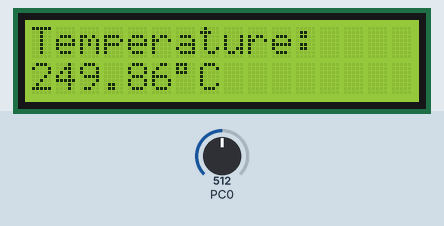
This program was run on a simulated ATmega328P, built with avr-gcc and emulated at 16 MHz. Shown: 16×2 character LCD. Wiring (inferred from the names in the program): character LCD (HD44780): RS PB4; E PB3; data PD5, PD4, PD3, PD2. The test bench sets the inputs (shaded band); at power-on: PC0 = 512.

Above: at 1.3 s.
1.4 s: PC0 set to 716
At 1.8 s:
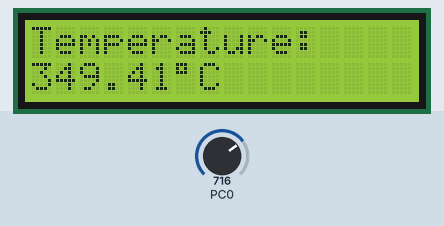
3.0 s: PC0 set to 122
At 3.5 s:
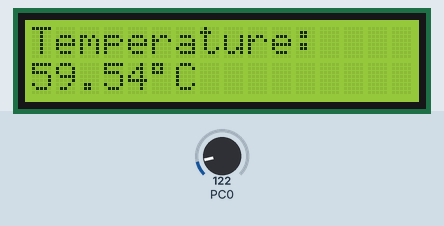
6.0 s: PC0 set to 0
At 6.8 s:
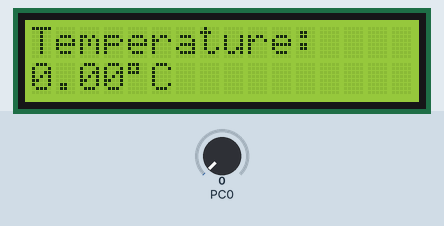
Timing chart, 0 to 9.0 s (numbered marks = the images above; inputs shaded):
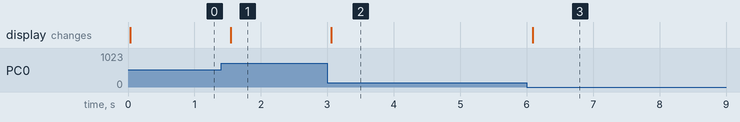

The program:

main.c
```c
/*
 * ADC.c
 *
 * Created: 27-12-2025 19:58:34
 * Author : hafna
 */

#define F_CPU 16000000UL
#include <avr/io.h>
#include<util/delay.h>

void ADC_Init(void)
{

	ADMUX|=(1<<REFS0); //ADC reference voltage 5 v;
	ADCSRA|=(1<<ADEN)|(1<<ADPS2)|(1<<ADPS1)|(1<<ADPS0); // PRESCALAR 128

}
uint16_t ADC_Read(uint8_t channel)
{

channel &=0x07;// limiting the channel to 7
ADMUX = (ADMUX&0XF0)|channel; // CHANNEL SELECTION
ADCSRA|=(1<<ADSC); // START CONVERSION
while(ADCSRA & (1 << ADSC));
return(ADCL|(ADCH<<8));
}
int main(void)
{
	uint16_t adc_value;
	lcd_init();
	ADC_Init();
    /* Replace with your application code */
    while (1)
    {
		adc_value=ADC_Read(0);
		float temp = adc_value*0.488; //Converting adc value to temperature.
		lcd_clear();
		lcd_set_cursor(0,0);
		lcd_print("Temperature:");
		lcd_set_cursor(1,0);
		lcd_print_float(temp);
		lcd_data(0xDF);
		lcd_print("C");
		_delay_ms(500);

    }
}
```

lcd-hello.c
```c
/*
 * lcd_hello.c
 *
 * Created: 18-12-2025 20:22:31
 *  Author: hafna
 */

#include "lcd-hello.h"
#define F_CPU 16000000UL

//  lets start with that enable pulse
static void lcd_enable_pulse(void)
{
	LCD_EN_PORT |=  (1 << LCD_EN_PIN);               // enable pin =1
	_delay_us(1);                                                           // these delay values come from datasheet
	LCD_EN_PORT &= ~(1 << LCD_EN_PIN);                 // enable pin =0
	_delay_us(50); 					// allow LCD to latch
}

// this function sends a nibble to the data pins (b3..b0 -> D7..D4)
static void lcd_send_nibble(uint8_t nib)
{
	// Clear PD2..PD5 by our mapping
	LCD_D_PORT &= ~((1<<LCD_D7_PIN)|(1<<LCD_D6_PIN)|(1<<LCD_D5_PIN)|(1<<LCD_D4_PIN));  // Making all data pins 0 initially

	// now set the pins according to the data/command
	if (nib & 0x8) LCD_D_PORT |= (1<<LCD_D7_PIN);
	if (nib & 0x4) LCD_D_PORT |= (1<<LCD_D6_PIN);
	if (nib & 0x2) LCD_D_PORT |= (1<<LCD_D5_PIN);
	if (nib & 0x1) LCD_D_PORT |= (1<<LCD_D4_PIN);
	lcd_enable_pulse();
}

// this function allows us to send a byte
static void lcd_send_byte(uint8_t value, uint8_t rs)  	  // here we receive data and rs value
{
	if (rs==1)
	{
		LCD_RS_PORT |=  (1<<LCD_RS_PIN);  		 // IT S A Data. SO RS pin =1
	}
	else
	{
		LCD_RS_PORT &= ~(1<<LCD_RS_PIN); 			 // it s a Command. So RS pin0
	}
	lcd_send_nibble(value >> 4);                     // sending upper nibble
	lcd_send_nibble(value & 0x0F);                // sending lower nibble
}

// this function sends commands (instructions)
void lcd_cmd(uint8_t c)
{
	lcd_send_byte(c, 0);
	// Clear (0x01) and Return Home (0x02) need longer delays in write-only mode
	if (c == 0x01 || c == 0x02)
	_delay_ms(2);
}

// This function allows us to send data
void lcd_data(uint8_t d)
{
	lcd_send_byte(d, 1);
}

// this function allows us to set the cursor

void lcd_set_cursor(uint8_t row, uint8_t col)		// receives row and column value 2X16 LCD
{
	uint8_t addr = (row ? 0x40 : 0x00) + (col & 0x0F);	// this is a ternary operator.
	lcd_cmd(0x80 | addr);                                                       // send (80 + addr) as a command.
}


//This function allows us to print a string
void lcd_print(const char *s)
{
	while (*s)             //    every string ends with  \0 . This command checks whether *s=\0
	{
		lcd_data((uint8_t)*s++);
	}
}

// this function allows us to clear the lcd
void lcd_clear(void)
{
	lcd_cmd(0x01);
}

// this function allows us to return the cursor to home
void lcd_home(void)
{
	lcd_cmd(0x02);
}

// this function initialises the lcd. (initialisation sequence from datasheet)

void lcd_init(void)
{
	// Make control and data pins outputs
	LCD_RS_DDR |= (1<<LCD_RS_PIN);           // Setting data direction registers for RS and EN pin
	LCD_EN_DDR |= (1<<LCD_EN_PIN);
	LCD_D_DDR  |= (1<<LCD_D7_PIN)|(1<<LCD_D6_PIN)|(1<<LCD_D5_PIN)|(1<<LCD_D4_PIN); // setting DDR for data pins

	_delay_ms(20);               // power-up wait
	LCD_RS_PORT &= ~(1<<LCD_RS_PIN); 				// RS=0

	//  8-bit wake-up sequence (sent as high nibbles). why nibbles?
	LCD_EN_PORT &= ~(1 << LCD_EN_PIN);   		 // make EN =0 .
	lcd_send_nibble(0x03);
	_delay_ms(5);
	lcd_send_nibble(0x03);
	_delay_us(150);
	lcd_send_nibble(0x03);
	_delay_us(150);

	//Switch to 4-bit
	lcd_send_nibble(0x02);
	_delay_us(150);

	// note that from here onwards its cmd !

	//Function set: 4-bit, 2 lines, 5x8 font
	lcd_cmd(0x28);

	//Display off

	lcd_cmd(0x08);

	//Clear
	lcd_cmd(0x01);

	//Entry mode: increment, no shift
	lcd_cmd(0x06);


	// Display on, cursor off, blink off
	lcd_cmd(0x0C);
}

// function to print integers. (We use recursion)
void lcd_print_uint16(uint16_t v)                                     //        lcd_print_uint1(1432);
{
	if (v >= 10)
	{
		lcd_print_uint16(v / 10);  		                 	 // print higher digits first
	}
	lcd_data('0' + (v % 10));       				// then print the last digit
}

void lcd_print_float(float value)
{
	// Handle negative numbers
	if (value < 0)
	{
		lcd_data('-');
		value = -value;
	}

	// Integer part
	uint16_t int_part = (uint16_t)value;
	lcd_print_uint16(int_part);

	lcd_data('.');

	// Fractional part (2 digits)
	float frac = value - int_part;
	frac = frac * 100.0f;       // scale to 2 decimal places
	uint16_t frac_part = (uint16_t)(frac + 0.5f);  // rounding

	// Handle leading zero after decimal (e.g., 3.05)
	if (frac_part < 10)
	lcd_data('0');

	lcd_print_uint16(frac_part);
}
```

lcd-hello.h
```c
/*
 * lcd_hello.h
 *
 * Created: 18-12-2025 20:22:15
 *  Author: hafna
 */


#ifndef LCD-HELLO_H_
#define LCD-HELLO_H_

#define F_CPU 16000000UL

#include <avr/io.h>
#include <util/delay.h>
#include <stdint.h>

// rs = 12, en = 11, d4 = 5, d5 = 4, d6 = 3, d7 = 2;  This is our connection


// define some macros for the pins used

// for RS pin
#define LCD_RS_PORT   PORTB
#define LCD_RS_DDR    DDRB
#define LCD_RS_PIN    PB4

// for enable pin EN
#define LCD_EN_PORT   PORTB
#define LCD_EN_DDR    DDRB
#define LCD_EN_PIN    PB3

// for data/commands
#define LCD_D_PORT    PORTD
#define LCD_D_DDR     DDRD
#define LCD_D7_PIN    PD2
#define LCD_D6_PIN    PD3
#define LCD_D5_PIN    PD4
#define LCD_D4_PIN    PD5


// now lets declare  our  functions

void lcd_init(void);  					// for initialisation sequence
void lcd_cmd(uint8_t c);				// for commands(instructions
void lcd_data(uint8_t d);				// for data
void lcd_set_cursor(uint8_t row, uint8_t col);		  // for setting cursor(row: 0 or 1, col: 0..15)
void lcd_print(const char *s);				// to print string
void lcd_clear(void);					// to clear_lcd
void lcd_home(void);				// to return cursor to origin (row=0. Column =0)

void lcd_print_uint16(uint16_t v);		// to print an integer value
void lcd_print_float(float value);


#endif /* LCD-HELLO_H_ */
```

Measured:
- after the input at 1.4 s, the display: changes after 0.15 s (image 1)
- after the input at 3.0 s, the display: changes after 0.06 s (image 2)
- after the input at 6.0 s, the display: changes after 0.09 s (image 3)
